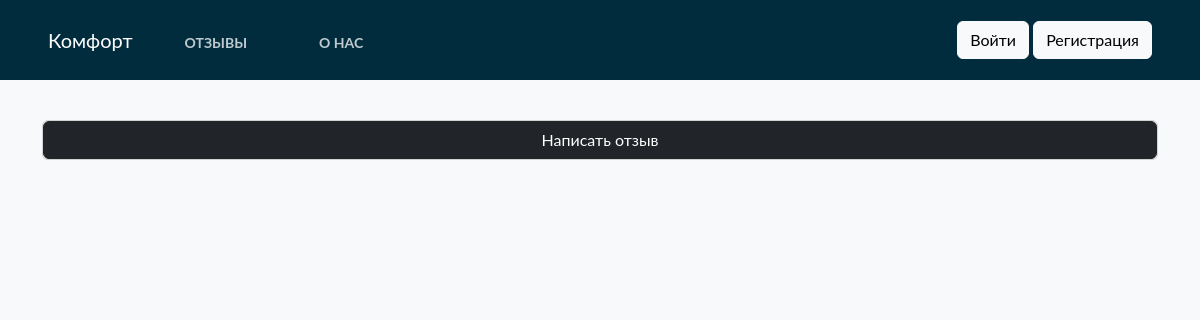
/articles/, run on an earlier commit of the app's database.
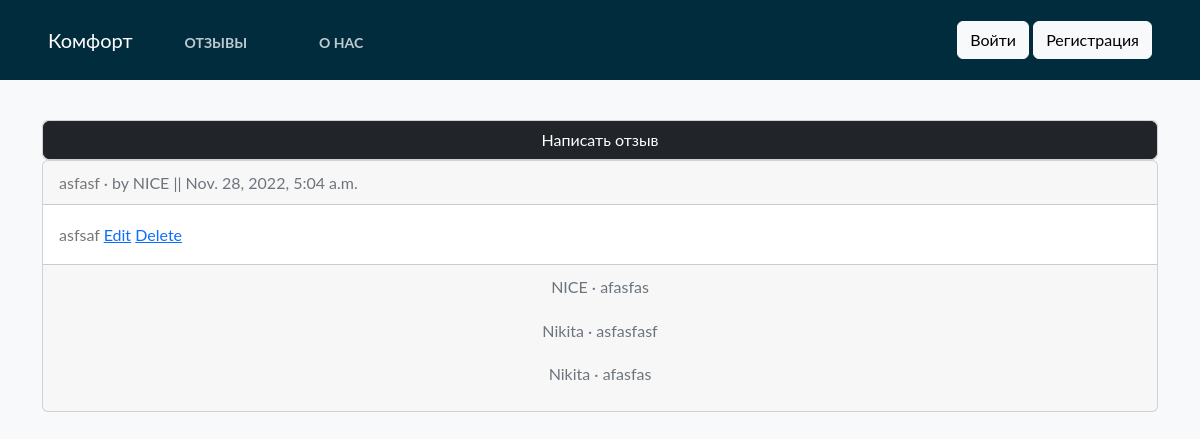
And on a later commit of the database.
### articles/models.py (models this page shows, shortened)
class Article(models.Model):
    title = models.CharField(max_length=255)
    body = models.TextField()
    date = models.DateTimeField(auto_now_add=True)
    author = models.ForeignKey(settings.AUTH_USER_MODEL, on_delete=models.CASCADE,)

class Comment(models.Model):
    article = models.ForeignKey(Article, on_delete=models.CASCADE, related_name='comments')
    comment = models.CharField(max_length=140)
    author = models.ForeignKey(
        settings.AUTH_USER_MODEL,
        on_delete=models.CASCADE,
    )
    def __str__(self):
        return self.comment

### articles/views.py (the view)
# urls.py: path('', views.ArticleListView.as_view(), name='article_list'),
class ArticleListView(ListView):
    model = models.Article
    template_name = 'article_list.html'

### templates/article_list.html (shortened to what this page needs)
{% extends "base.html" %}
{%  block start %}
<div class="container">
    <div class="card">
        <a class="btn btn-dark" href="{% url 'article_new'  %}">Написать отзыв</a>
    </div>
</div>
{% for article in object_list %}
<div class="container">
<div class="card">
    <div class="card-header">
        <span class="font-weidht-bold">{{ article.title }}</span> &middot;
        <span class="text-muted">by {{ article.author }} || {{ article.date }}</span>
    </div>
    <div class="card-body">
        {{ article.body }}
        <a href="{% url 'article_edit' article.pk %}">Edit</a>
        <a href="{% url 'article_delete' article.pk %}">Delete</a>
    </div>
    <div class="card-footer text-center text-muted">
        {% for comment in article.comments.all %}
            <p>
                <span class="font=weight-bold">{{ comment.author }} &middot</span>
                {{ comment }}
            </p>
        {% endfor %}
    </div>
</div>
</div>
{% endfor %}
{% endblock %}

What changed in the data, as far as the page shows it:
added Article: title "asfasf", author "NICE", date "Nov. 28, 2022, 5:04 a.m.", body "asfsaf"
added Comment: author "NICE", comment "afasfas"
added Comment: author "Nikita", comment "asfasfasf"
added Comment: author "Nikita", comment "afasfas"
